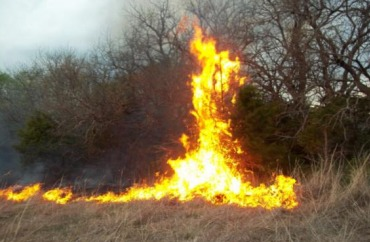
#> input picture image/image1.jpg, 370 x 242 px
$ jupyter execute --allow-errors segmentation_fire.ipynb   (older library calls are emulated)
#> lines starting #> are read from the running program, lines starting #| are printed output that depends on the picture; after the words box and inside, x2 and y2 are one past the last pixel; in counts of white or black regions, pixels touching at a corner belong together
Import Library

[cell 1]
import cv2
import matplotlib.pyplot as plt
import numpy as np

from skimage import io, morphology, measure, segmentation, filters
from skimage.io import imread, imshow
from skimage.filters import gaussian, threshold_otsu
from skimage.segmentation import active_contour
from scipy.ndimage import distance_transform_edt
from skimage.measure import label, regionprops

Show Original Image

[cell 2]
# Load image
# Baca citra dalam format BGR (default OpenCV)
image = cv2.imread('./image/image1.jpg')
#> image is the input picture: shape (242, 370, 3); mean B, G, R 78, 105.2, 121.2

# Tampilkan citra Original (RGB)
cv2.imshow('Image Original', image)
cv2.waitKey(0)
cv2.destroyAllWindows()

# plt.imshow(image)
# plt.colorbar()

Convert to HSV

[cell 3]
#load original citra
image_bgr = cv2.imread('./image/image1.jpg')

# Konversi citra ke format HSV
image_hsv = cv2.cvtColor(image_bgr, cv2.COLOR_BGR2HSV)
#> image_hsv: shape (242, 370, 3); mean H, S, V 30.3, 94.5, 123.4

# Simpan citra HSV
cv2.imwrite('./image/hsv/image1_hsv.jpg', image_hsv)

# Tampilkan citra HSV
cv2.imshow('HSV Image', image_hsv)
cv2.waitKey(0)
cv2.destroyAllWindows()

Using Threshold in HSV

[cell 4]
# Ambil channel H, S, V dari citra HSV
h_channel, s_channel, v_channel = cv2.split(image_hsv)

# Threshold pada channel V menggunakan nilai threshold min dan max
# threshold_min = 130
# threshold_min = 143 (yang ini)
threshold_min_v = 123
threshold_max_v = 255

_v, v_thresh = cv2.threshold(v_channel, threshold_min_v, threshold_max_v, cv2.THRESH_BINARY)
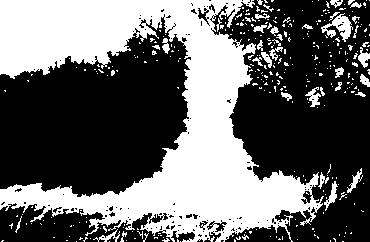
#> v_thresh: shape (242, 370); 40.4% white; 341 white regions (305 under 20 px), largest, box (x1, y1, x2, y2) and area: (0, 0, 324, 242) 32705, (321, 13, 353, 42) 389, (305, 87, 321, 107) 144

threshold_min_s = 123
threshold_max_s = 255
_s, s_thresh = cv2.threshold(s_channel, threshold_min_s, threshold_max_s, cv2.THRESH_BINARY)
#> s_thresh: shape (242, 370); 27.7% white; 164 white regions (147 under 20 px), largest, box (x1, y1, x2, y2) and area: (0, 25, 370, 215) 22845, (21, 116, 55, 146) 497, (87, 125, 118, 152) 345

# threshold_min_h = 255
# threshold_max_h = 255
# _h, h_thresh = cv2.threshold(s_channel, threshold_min_h, threshold_max_h, cv2.THRESH_BINARY)

# Gabungkan kembali channel H, S, dan channel V yang telah di-threshold
thresholded_image = cv2.merge((h_channel, s_thresh, v_thresh))
#> thresholded_image: shape (242, 370, 3); mean H, S, V 30.3, 70.6, 103

# Simpan citra HSV Threshold
cv2.imwrite('./image/hsv/image1_hsv_threshold.jpg', thresholded_image)

# Tampilkan citra hasil thresholding
cv2.imshow('Thresholded Image', thresholded_image)
cv2.waitKey(0)
cv2.destroyAllWindows()

plt.imshow(thresholded_image)
plt.show()

Convert Citra to Grayscale

[cell 5]
def hsv_to_grayscale(hsv_image):
    # Ambil komponen Hue, Saturation, dan Value dari citra HSV
    hue, saturation, value = cv2.split(hsv_image)
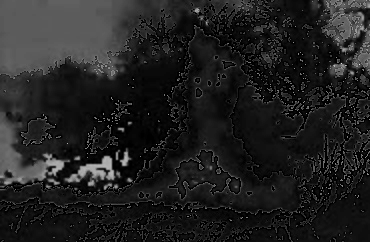
#> hue: shape (242, 370); min 0, max 232, mean 32.5

    # Hitung nilai rata-rata dari komponen Hue, Saturation, dan Value
    grayscale_image = np.mean([hue, saturation, value], axis=0).astype(np.uint8)
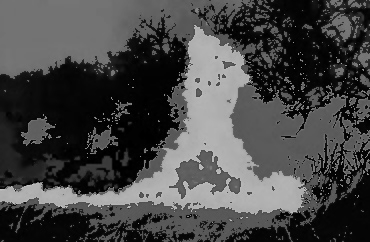
#> grayscale_image: shape (242, 370); min 0, max 196, mean 69.5

    return grayscale_image

# Baca citra HSV
hsv_image = cv2.imread('./image/hsv/image1_hsv_threshold.jpg', cv2.IMREAD_COLOR)

# Konversi citra dari format HSV ke grayscale
grayscale_image = hsv_to_grayscale(hsv_image)

# Simpan citra grayscale
cv2.imwrite('./image/grayscale/image1_grayscale.jpg', grayscale_image)

# Tampilkan citra grayscale
cv2.imshow('Grayscale Image', grayscale_image)
cv2.waitKey(0)
cv2.destroyAllWindows()

Using Threshold in Grayscale

[cell 6]
def apply_threshold(image, threshold_value):
    # Lakukan thresholding menggunakan metode Binary
    _, thresholded_image = cv2.threshold(image, threshold_value, 255, cv2.THRESH_BINARY)

    return thresholded_image

# Baca citra grayscale
grayscale_image = cv2.imread('./image/grayscale/image1_grayscale.jpg', cv2.IMREAD_GRAYSCALE)
#> grayscale_image: shape (242, 370); min 0, max 196, mean 69.5

# Tentukan nilai threshold
# threshold_value = 143
threshold_value = 163

# Terapkan thresholding pada citra grayscale
thresholded_image = apply_threshold(grayscale_image, threshold_value)
#> in apply_threshold, `_, thresholded_image = cv2.threshold(image, threshold_value, 255, cv2...`: thresholded_image: shape (242, 370); 14.9% white; 17 white regions (14 under 20 px), largest, box (x1, y1, x2, y2) and area: (0, 25, 307, 215) 13278, (216, 168, 221, 174) 21, (199, 164, 204, 170) 20
# combined = thresholded_image

# menghilangkan noise yang ada pada citra walaupun sudah dilakukan threshold
filtered_image = cv2.medianBlur(thresholded_image, 3)
#> filtered_image: shape (242, 370); 14.9% white; 4 white regions (3 under 20 px), largest, box (x1, y1, x2, y2) and area: (0, 26, 306, 214) 13324
combined = filtered_image

# Simpan citra hasil thresholding
cv2.imwrite('./image/grayscale/image1_grayscale_thresholding.jpg', filtered_image)

# Tampilkan citra hasil thresholding
cv2.imshow('Thresholded Image', filtered_image)
cv2.waitKey(0)
cv2.destroyAllWindows()

Performing Otsu's Binarization

[cell 7]
ret, thresh = cv2.threshold(combined, 0, 255, cv2.THRESH_BINARY_INV + cv2.THRESH_OTSU)
#> ret = 0
print("Threshold limit: " + str(ret))
#| Threshold limit: 0.0

plt.axis('off')
plt.imshow(thresh, cmap='gray')

Specifying the Background and Foreground after Noise Removal

[cell 8]
# noise removal
# kernel = np.ones((3, 3), np.uint8)
kernel = cv2.getStructuringElement(cv2.MORPH_RECT, (1, 1))
opening = cv2.morphologyEx(combined, cv2.MORPH_OPEN, kernel, iterations=2)

# # sure background area
# sure_bg = cv2.dilate(opening, kernel, iterations = 3)

# sure foreground area
dist_transform = cv2.distanceTransform(opening, cv2.DIST_L2, 5)
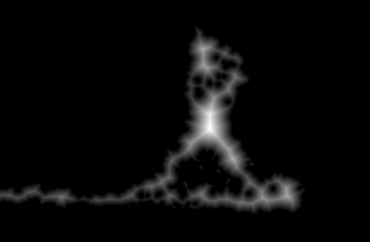
#> dist_transform: shape (242, 370) float32; min 0, max 22, mean 0.8; drawn with min black and max white
# ret, sure_fg = cv2.threshold(dist_transform, 0.7*dist_transform.max(),255,0)
ret, sure_fg = cv2.threshold(dist_transform, 0.01*dist_transform.max(),255,0)
#> ret = 0.22

sure_bg = cv2.subtract(opening, sure_fg.astype(np.uint8))
#> sure_bg: shape (242, 370); every value is 0

# Finding unknown region
sure_fg = np.uint8(sure_fg)
unknown = cv2.subtract(sure_bg, sure_fg)

Performing Distance Transform

[cell 9]
plt.imshow(sure_fg, cmap='gray')

Plotting the Foreground, Background and the Subtracted Image

[cell 10]
fig = plt.figure(figsize = (20, 10)) # to change figsize
plt.subplot(131)
plt.imshow(sure_bg, cmap = 'gray')
plt.title('Sure background, dilated')

plt.subplot(132)
plt.imshow(sure_fg, cmap = 'gray')
plt.title('Sure foreground, eroded')

plt.subplot(133)
plt.imshow(unknown, cmap = 'gray')
plt.title('Subtracted image, black - sure bg & fg')
plt.tight_layout()

plt.subplots_adjust(wspace = 0.5)
# fine tuning

Displaying the connected components sure_bg and sure_fg

[cell 11]
ret, markers = cv2.connectedComponents(sure_fg)
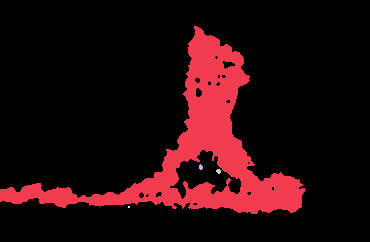
#> markers: shape (242, 370) int32; 5 distinct labels, from 0 to 4; one colour per label, 0 black
#> ret = 5

markers = markers + 1
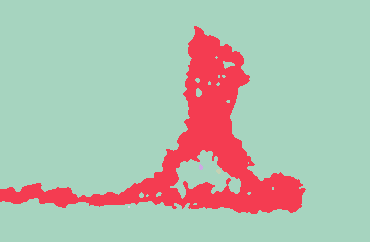
#> markers: shape (242, 370) int32; 5 distinct labels, from 1 to 5; one colour per label, 0 black

markers[unknown==255] = 0

fig = plt.figure(figsize = (20, 10)) # to change figsize
plt.subplot(121)
plt.imshow(markers, cmap = 'gray')
plt.subplot(122)
plt.imshow(markers)

Applying Watershed Segmentation

[cell 12]
markers = cv2.watershed(image, markers)
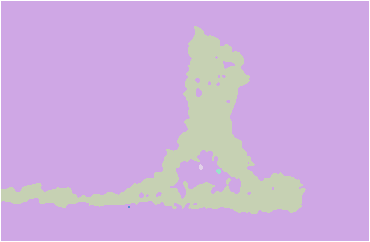
#> markers: shape (242, 370) int32; 6 distinct labels, from -1 to 5; one colour per label, 0 black, -1 white
image[markers == -1] = [0, 255,0]
#> image: shape (242, 370, 3); 1.36% of pixels changed, all inside (x1, y1, x2, y2) = (0, 0, 370, 242)

[cell 13]
plt.imshow(image)

Contour image

[cell 14]
# # Load citra sebaran api
image_contour = cv2.imread('./image/grayscale/image1_grayscale_thresholding.jpg')
#> image_contour: shape (242, 370, 3); min 0, max 255, mean 38.1

# Konversi citra ke citra biner (grayscale dengan tipe data CV_8UC1)
gray = cv2.cvtColor(image_contour, cv2.COLOR_BGR2GRAY)
_, binary = cv2.threshold(gray, 0, 255, cv2.THRESH_BINARY)
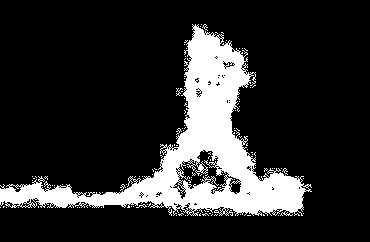
#> binary: shape (242, 370); 17.4% white; 114 white regions (113 under 20 px)

# Temukan kontur pada citra biner
contours, _ = cv2.findContours(binary, cv2.RETR_EXTERNAL, cv2.CHAIN_APPROX_SIMPLE)
#> contours = 99 contours, 98 with area under 20; largest, box (x1, y1, x2, y2) and area: (0, 24, 312, 216) 16160

# Gambar kontur pada citra asli
cv2.drawContours(image_contour, contours, -1, (0, 255, 0), 2)
#> image_contour: shape (242, 370, 3); mean B, G, R 33.8, 51.6, 33.8

# # Draw contours on the mask image
# cv2.drawContours(mask, contours, -1, (255), thickness=cv2.FILLED)

# Tampilkan citra dengan kontur
cv2.imshow('Fire Contour', image_contour)
cv2.waitKey(0)
cv2.destroyAllWindows()

[cell 15]
# Load citra sebaran api
image_test_contour = cv2.imread('./image/image1.jpg')

## convert to hsv
hsv = cv2.cvtColor(image_test_contour, cv2.COLOR_BGR2HSV)

# # Tentukan rentang warna sebaran api dalam format HSV
lower_fire = np.array([23, 100, 100])
upper_fire = np.array([30, 255, 255])

# Buat mask menggunakan inRange
mask = cv2.inRange(hsv, lower_fire, upper_fire)
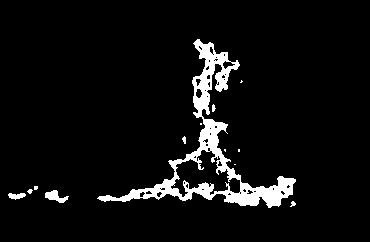
#> mask: shape (242, 370); 5.9% white; 13 white regions (7 under 20 px)

# Temukan kontur pada citra hasil operasi morfologi
contours, _ = cv2.findContours(mask, cv2.RETR_EXTERNAL, cv2.CHAIN_APPROX_SIMPLE)
#> contours = 13 contours, 10 with area under 20; largest, box (x1, y1, x2, y2) and area: (97, 39, 296, 208) 6313, (45, 190, 69, 203) 128, (8, 193, 26, 200) 64

# Gambar kontur pada citra asli
cv2.drawContours(image_test_contour, contours, -1, (0, 255, 0), 1)
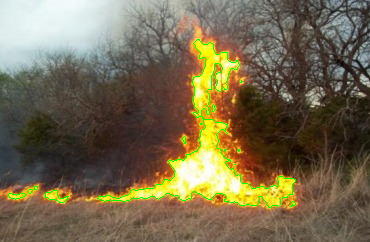
#> image_test_contour: shape (242, 370, 3); 1.19% of pixels changed, all inside (x1, y1, x2, y2) = (8, 39, 296, 208)

# Tampilkan citra dengan kontur
cv2.imshow('Fire Contour', image_test_contour)
cv2.waitKey(0)
cv2.destroyAllWindows()

Morphologi terbuka

[cell 16]
# Define the structuring element for morphological operation
kernel = cv2.getStructuringElement(cv2.MORPH_RECT, (1, 1))

# Perform morphological opening
# opened = cv2.morphologyEx(combined, cv2.MORPH_OPEN, kernel)
opened = cv2.morphologyEx(combined, cv2.MORPH_OPEN, kernel)

# Tampilkan citra hasil operasi morfologi terbuka
cv2.imwrite('image_morphology.png', opened)
cv2.imshow('Opened Image', opened)

cv2.waitKey(0)
cv2.destroyAllWindows()

[cell 17]
# [9 lines of commented-out code are left out]

[cell 18]
# sure_bg = cv2.dilate(opened, kernel, iterations=5)
# plt.imshow(sure_bg, 'gray')

# # yang hitam sudah pasti background

[cell 19]
# [11 lines of commented-out code are left out]

[cell 20]
# # mengetahui area yang bukan foreground dan bukan background
# unknown = cv2.subtract(sure_bg, sure_fg)
# plt.imshow(unknown, 'gray')

[cell 21]
# # buat marker
# ret3, markers = cv2.connectedComponents(sure_fg)
# plt.imshow(markers, 'gray')

[cell 22]
# # ditandai yang background berwarna hitam
# markers = markers + 10
# markers[unknown == 255] = 0
# plt.imshow(markers, 'gray')

[cell 23]
# # lakukan watershed
# markers = cv2.watershed(image, markers)
# plt.imshow(markers)

Transformasi Jarak

[cell 24]
# Dapatkan transformasi jarak dari citra hasil morfologi terbuka
dist_transform = cv2.distanceTransform(opened, cv2.DIST_L2, 3)

# Normalisasi transformasi jarak untuk tampilan yang lebih baik
dist_transform = cv2.normalize(dist_transform, None, 0, 255, cv2.NORM_MINMAX, dtype=cv2.CV_8U)

ret, sure_fg = cv2.threshold(dist_transform, 0.01*dist_transform.max(), 255,0 )
#> ret = 2
plt.imshow(sure_fg)

# Tampilkan citra transformasi jarak
cv2.imwrite('image_transformasi_jarak.png', dist_transform)
cv2.imshow('Distance Transform', dist_transform)
cv2.waitKey(0)
cv2.destroyAllWindows()

sure_fg = np.uint8(sure_fg)

# # Dapatkan area yang tidak termasuk dalam area objek menggunakan operasi pengurangan (dapatkan area background)
sure_bg = cv2.subtract(opened, sure_fg.astype(np.uint8))

# plt.imshow(sure_bg)

[cell 25]
# mengambil daerah yang bukan background dan bukan foreground dari citra

unknown = cv2.subtract(sure_bg, sure_fg)
plt.imshow(unknown)

Gabungan gambar Transformasi jarak

[cell 26]
# Create subplots with 1 row and 2 columns
fig, axes = plt.subplots(nrows=2, ncols=2, figsize=(8, 8))
# sure background area
# sure_bg = cv2.dilate(combined, kernel, iterations=3)
# imshow(sure_bg, axes[0,0])
axes[0, 0].imshow(sure_bg)
axes[0, 0].set_title('Background')

# Distance transform
# dist = cv2.distanceTransform(combined, cv2.DIST_L2, 5)
# imshow(dist, axes[0,1])
axes[0, 1].imshow(dist_transform)
axes[0, 1].set_title('Distance Transform')

#foreground area
# ret, sure_fg = cv2.threshold(dist, 0.5 * dist.max(), 255, cv2.THRESH_BINARY)
# sure_fg = sure_fg.astype(np.uint8)
# imshow(sure_fg, axes[1,0])
axes[1, 0].imshow(sure_fg)
axes[1, 0].set_title('Foreground')

# unknown area
# unknown = cv2.subtract(sure_bg, sure_fg)
# imshow(unknown, axes[1,1])
axes[1, 1].imshow(unknown)
axes[1, 1].set_title('Unknown')

plt.show()

Marker

[cell 27]
# Marker labelling
# sure foreground
ret, markers = cv2.connectedComponents(sure_fg)
#> ret = 5

# Add one to all labels so that background is not 0, but 1
markers += 1
# mark the region of unknown with zero
markers[unknown == 255] = 0

fig, ax = plt.subplots(figsize=(6, 6))
ax.imshow(markers, cmap="tab20b")
ax.axis('off')
plt.show()

[cell 28]
markers, num_markers = measure.label(sure_bg, return_num=True)
#> markers: shape (242, 370) int64; every value is 0
#> num_markers = 0

# Perform watershed segmentation
labels = segmentation.watershed(dist_transform, markers)

plt.imshow(labels)
plt.title('Segmented Image')
